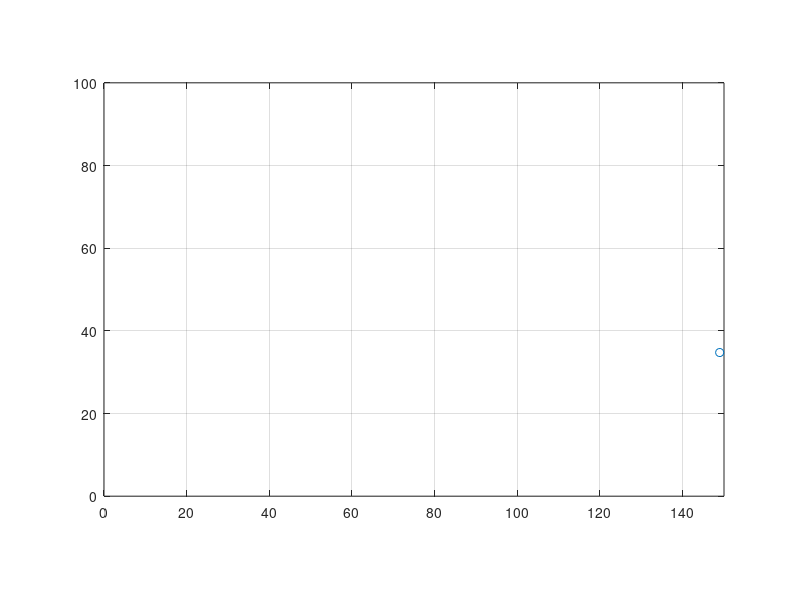

Recreate this plot in MATLAB.
% A framework for doing a discrete simulation of a moving ball

g = 9.8;                       % gravity
iv = 43.81;                    % initial velocity (98 mph = 43.81 m/s)
angle = 60;
ivx = iv * cosd(angle);        % initial velocity's x-component
ivy = iv * sind(angle);        % initial velocity's y-component

minX = 0; maxX = 150;          % setup bounds for a workspace window
minY = 0; maxY = 100;          % setup bounds for a workspace window
window = [minX maxX minY maxY];

px = minX;                     % current position's x-component
py = minY;                     % current position's y-component
vx = ivx;                      % current velocity's x-component
vy = ivy;                      % current velocity's y-component
dt = 0.1;                      % simulate 1/10 second per iteration

% ------------ begin the simulation -------------

while px >= minX && px <= maxX && py >= minY && py <= maxY
    plot(px, py, 'o');
    axis equal;
    axis(window);
    grid on;
    
    px = px + vx * dt;    % velocity affects position
    py = py + vy * dt;
    vy = vy - g * dt;     % acceleration affects velocity
    
    pause(dt);
end
